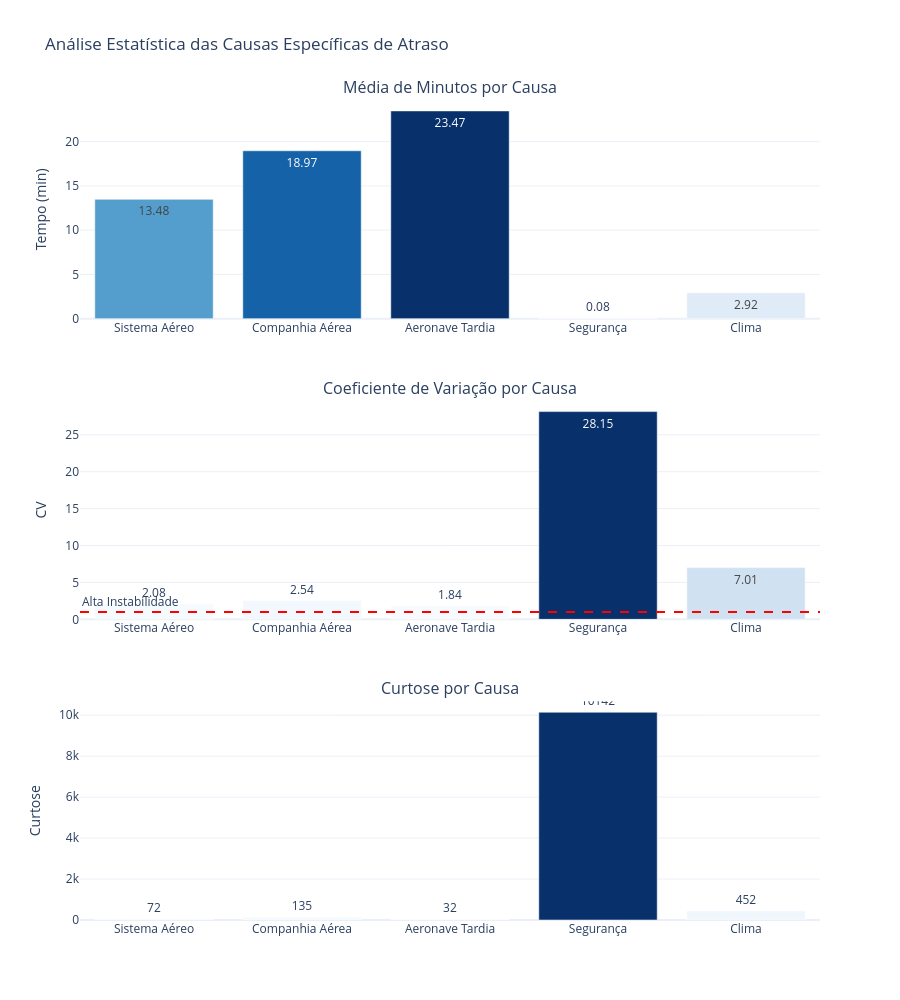

Notebook code for this chart:
### Code cell
labels = ['Sistema Aéreo', 'Companhia Aérea', 'Aeronave Tardia', 'Segurança', 'Clima']

fig = make_subplots(
    rows=3, cols=1,
    subplot_titles=(
        'Média de Minutos por Causa', 
        'Coeficiente de Variação por Causa', 
        'Curtose por Causa'
    ),
    vertical_spacing=0.1
)
fig.add_trace(go.Bar(
    x=labels, 
    y=df_temp.loc['mean', causes],
    marker=dict(color=df_temp.loc['mean', causes], colorscale='Blues'),
    text=df_temp.loc['mean', causes].round(2),
    textposition='auto',
    name='Média'
), row=1, col=1)
fig.add_trace(go.Bar(
    x=labels, 
    y=df_temp.loc['cv', causes],
    marker=dict(color=df_temp.loc['cv', causes], colorscale='Blues'),
    text=df_temp.loc['cv', causes].round(2),
    textposition='auto',
    name='CV'
), row=2, col=1)

fig.add_hline(
    y=1, line_dash='dash', line_color='red', row=2, col=1, 
    annotation_text='Alta Instabilidade', annotation_position='top left'
)
fig.add_trace(go.Bar(
    x=labels, 
    y=df_temp.loc['kurtosis', causes],
    marker=dict(color=df_temp.loc['kurtosis', causes], colorscale='Blues'),
    text=df_temp.loc['kurtosis', causes].round(0),
    textposition='outside',
    name='Curtose'
), row=3, col=1)
fig.update_layout(
    height=1000,
    title_text='Análise de Distribuição e Volatilidade das Causas de Atraso',
    template='plotly_white',
    showlegend=False
)
fig.update_yaxes(title_text='Tempo (min)', row=1, col=1)
fig.update_yaxes(title_text='CV', row=2, col=1)
fig.update_yaxes(title_text='Curtose', row=3, col=1)
fig.show()

### Figure 1 — Plotly figure (JSON) as saved in the notebook; plotly's stock layout.template omitted (floating-point values rounded to 4 significant figures)
{"data": [{"marker": {"color": [13.48, 18.97, 23.47, 0.07615, 2.915], "colorscale": [[0, "rgb(247,251,255)"], [0.125, "rgb(222,235,247)"], [0.25, "rgb(198,219,239)"], [0.375, "rgb(158,202,225)"], [0.5, "rgb(107,174,214)"], [0.625, "rgb(66,146,198)"], [0.75, "rgb(33,113,181)"], [0.875, "rgb(8,81,156)"], [1, "rgb(8,48,107)"]]}, "name": "Média", "text": [13.48, 18.97, 23.47, 0.08, 2.92], "textposition": "auto", "type": "bar", "x": ["Sistema Aéreo", "Companhia Aérea", "Aeronave Tardia", "Segurança", "Clima"], "xaxis": "x", "y": [13.48, 18.97, 23.47, 0.07615, 2.915], "yaxis": "y"}, {"marker": {"color": [2.077, 2.539, 1.84, 28.15, 7.009], "colorscale": [[0, "rgb(247,251,255)"], [0.125, "rgb(222,235,247)"], [0.25, "rgb(198,219,239)"], [0.375, "rgb(158,202,225)"], [0.5, "rgb(107,174,214)"], [0.625, "rgb(66,146,198)"], [0.75, "rgb(33,113,181)"], [0.875, "rgb(8,81,156)"], [1, "rgb(8,48,107)"]]}, "name": "CV", "text": [2.08, 2.54, 1.84, 28.15, 7.01], "textposition": "auto", "type": "bar", "x": ["Sistema Aéreo", "Companhia Aérea", "Aeronave Tardia", "Segurança", "Clima"], "xaxis": "x2", "y": [2.077, 2.539, 1.84, 28.15, 7.009], "yaxis": "y2"}, {"marker": {"color": [71.53, 134.9, 32.08, 10140.0, 451.7], "colorscale": [[0, "rgb(247,251,255)"], [0.125, "rgb(222,235,247)"], [0.25, "rgb(198,219,239)"], [0.375, "rgb(158,202,225)"], [0.5, "rgb(107,174,214)"], [0.625, "rgb(66,146,198)"], [0.75, "rgb(33,113,181)"], [0.875, "rgb(8,81,156)"], [1, "rgb(8,48,107)"]]}, "name": "Curtose", "text": [72.0, 135.0, 32.0, 10140.0, 452.0], "textposition": "outside", "type": "bar", "x": ["Sistema Aéreo", "Companhia Aérea", "Aeronave Tardia", "Segurança", "Clima"], "xaxis": "x3", "y": [71.53, 134.9, 32.08, 10140.0, 451.7], "yaxis": "y3"}], "layout": {"annotations": [{"font": {"size": 16}, "showarrow": false, "text": "Média de Minutos por Causa", "x": 0.5, "xanchor": "center", "xref": "paper", "y": 1, "yanchor": "bottom", "yref": "paper"}, {"font": {"size": 16}, "showarrow": false, "text": "Coeficiente de Variação por Causa", "x": 0.5, "xanchor": "center", "xref": "paper", "y": 0.6333, "yanchor": "bottom", "yref": "paper"}, {"font": {"size": 16}, "showarrow": false, "text": "Curtose por Causa", "x": 0.5, "xanchor": "center", "xref": "paper", "y": 0.2667, "yanchor": "bottom", "yref": "paper"}, {"showarrow": false, "text": "Alta Instabilidade", "x": 0, "xanchor": "left", "xref": "x2 domain", "y": 1, "yanchor": "bottom", "yref": "y2"}], "height": 1000, "shapes": [{"line": {"color": "red", "dash": "dash"}, "type": "line", "x0": 0, "x1": 1, "xref": "x2 domain", "y0": 1, "y1": 1, "yref": "y2"}], "showlegend": false, "title": {"text": "Análise Estatística das Causas Específicas de Atraso"}, "xaxis": {"anchor": "y", "domain": [0, 1]}, "xaxis2": {"anchor": "y2", "domain": [0, 1]}, "xaxis3": {"anchor": "y3", "domain": [0, 1]}, "yaxis": {"anchor": "x", "domain": [0.7333, 1], "title": {"text": "Tempo (min)"}}, "yaxis2": {"anchor": "x2", "domain": [0.3667, 0.6333], "title": {"text": "CV"}}, "yaxis3": {"anchor": "x3", "domain": [0, 0.2667], "title": {"text": "Curtose"}}}}
